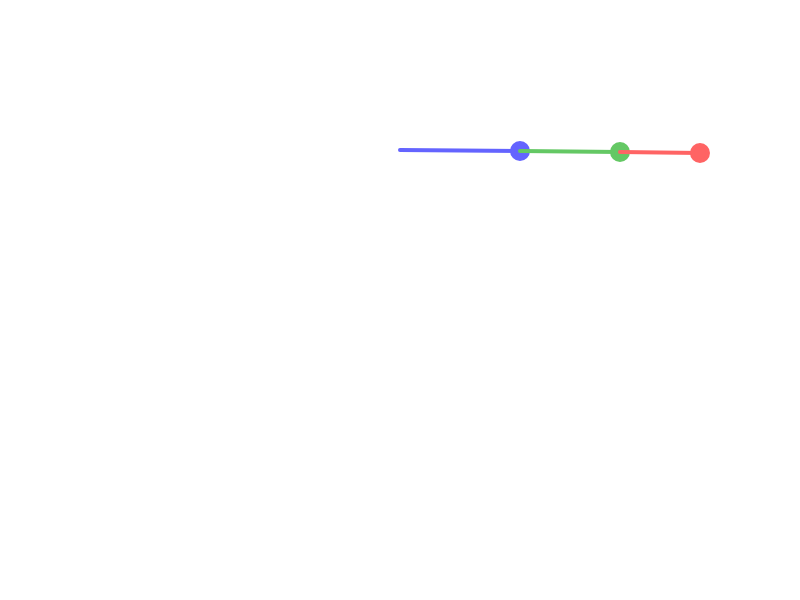
Frame 1 (no input)
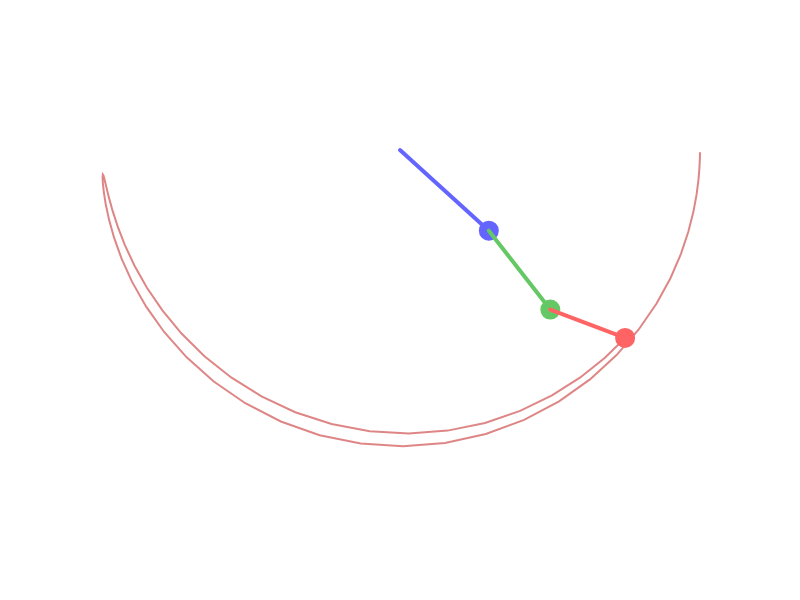
Frame 60 (no input)
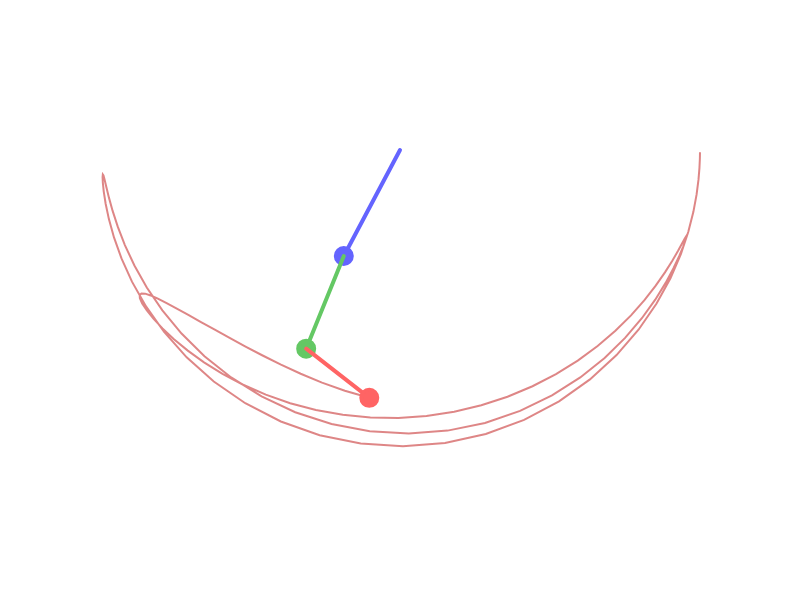
Frame 120 (the mouse pressed at the canvas centre since frame 60)

The p5.js sketch that drew these frames (run headless with seeded random() and noise() and a simulated clock; from frame 60 on, the mouse is pressed at the canvas centre):

// p5.js sketch
// ── sketch.js
let pendulum;
let dragging = false;

function setup() {
  createCanvas(800, 600);
  pendulum = new ThreePartPendulum(createVector(width / 2, 150));
}

function draw() {
  background(255);

  pendulum.update();
  pendulum.display();
}

function mousePressed() {
  pendulum.tryDrag(mouseX, mouseY);
}

function mouseReleased() {
  pendulum.stopDrag();
}

class PendulumSegment {
  constructor(origin, length, angle) {
    this.origin = origin.copy();
    this.length = length;
    this.angle = angle;
    this.aVelocity = 0;
    this.aAcceleration = 0;
    this.damping = 0.995;
    this.position = createVector();
  }

  update(prevPos, force = 0) {
    this.aAcceleration = force;
    this.aVelocity += this.aAcceleration;
    this.aVelocity *= this.damping;
    this.angle += this.aVelocity;

    this.origin = prevPos.copy();
    this.position.set(
      this.origin.x + this.length * sin(this.angle),
      this.origin.y + this.length * cos(this.angle)
    );
  }

  display(color_) {
    stroke(color_);
    strokeWeight(4);
    line(this.origin.x, this.origin.y, this.position.x, this.position.y);
    fill(color_);
    ellipse(this.position.x, this.position.y, 16, 16);
  }
}

class ThreePartPendulum {
  constructor(origin) {
    this.origin = origin;
    this.segments = [];

    this.lengths = [120, 100, 80];
    this.angles = [PI / 2, PI / 2, PI / 2];
    this.aVelocities = [0, 0, 0];
    this.aAccelerations = [0, 0, 0];
    this.damping = 0.995;
    this.gravity = 1;

    this.segments = [
      new PendulumSegment(origin, this.lengths[0], this.angles[0]),
      new PendulumSegment(createVector(), this.lengths[1], this.angles[1]),
      new PendulumSegment(createVector(), this.lengths[2], this.angles[2]),
    ];

    this.trail = [];
    this.maxTrailLength = 200;
    this.draggingSegment = -1;
  }

  update() {
    if (this.draggingSegment === -1) {
      this.physicsUpdate();
    } else {
      let dragged = this.segments[this.draggingSegment];
      let diff = p5.Vector.sub(createVector(mouseX, mouseY), dragged.origin);
      this.angles[this.draggingSegment] = atan2(diff.x, diff.y) - HALF_PI;
      this.segments[this.draggingSegment].angle = this.angles[this.draggingSegment];
      this.aVelocities[this.draggingSegment] = 0; // reset velocity when dragging
    }

    this.segments[0].update(this.origin);
    this.segments[1].update(this.segments[0].position);
    this.segments[2].update(this.segments[1].position);

    this.trail.push(this.segments[2].position.copy());
    if (this.trail.length > this.maxTrailLength) this.trail.shift();
  }

  physicsUpdate() {
    let [a1, a2, a3] = this.angles;
    let [v1, v2, v3] = this.aVelocities;
    let g = this.gravity;
    let [l1, l2, l3] = this.lengths;


    let num1 = -g * (2) * sin(a1);
    let num2 = -g * sin(a1 - 2 * a2);
    let num3 = -2 * sin(a1 - a2);
    let den = l1 * (2 - cos(2 * a1 - 2 * a2));

    let aAcc1 = (num1 + num2 + num3) / den;

    let aAcc2 = (-g / l2) * sin(a2);
    let aAcc3 = (-g / l3) * sin(a3);

    this.aAccelerations[0] = aAcc1;
    this.aAccelerations[1] = aAcc2;
    this.aAccelerations[2] = aAcc3;

    for (let i = 0; i < 3; i++) {
      this.aVelocities[i] += this.aAccelerations[i];
      this.aVelocities[i] *= this.damping;
      this.angles[i] += this.aVelocities[i];
      this.segments[i].angle = this.angles[i];
    }
  }

  display() {
    noFill();
    stroke(200, 50, 50, 150);
    strokeWeight(2);
    beginShape();
    for (let v of this.trail) {
      vertex(v.x, v.y);
    }
    endShape();

    // Draw segments with distinct colors
    this.segments[0].display(color(100, 100, 255));
    this.segments[1].display(color(100, 200, 100));
    this.segments[2].display(color(255, 100, 100));
  }

  tryDrag(mx, my) {
    // Check if mouse is near any bob, allow dragging that segment
    for (let i = 0; i < this.segments.length; i++) {
      let d = dist(mx, my, this.segments[i].position.x, this.segments[i].position.y);
      if (d < 20) {
        this.draggingSegment = i;
        break;
      }
    }
  }

  stopDrag() {
    this.draggingSegment = -1;
  }
}
